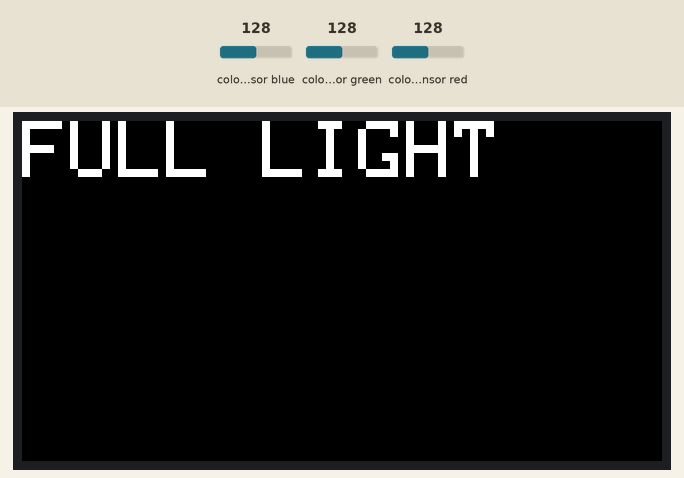
The sketch below on a simulated ESP32. On the bench: 320×170 colour display. The inputs (shaded band) are chosen by the test bench; at power-on: colour sensor blue 128, colour sensor green 128, colour sensor red 128. What the sketch prints to the serial monitor is not drawn.

Above: at 0.3 s.

The sketch:

light_level_exploration.ino
```cpp
// Acknowledgments

// Creator: Anany Sharma at the University of Florida working under NSF grant. 2405373

// This material is based upon work supported by the National Science Foundation under Grant No. 2405373.
// Any opinions, findings, and conclusions or recommendations expressed in this material are those of the authors and do not necessarily reflect the views of the National Science Foundation.


// Importing the necessary libraries
#include "Adafruit_APDS9960.h"
#include <Adafruit_GFX.h>    // Core graphics library
#include <Adafruit_ST7789.h> // Hardware-specific library for ST7789

#define TFT_CS   33  // Chip Select control pin
#define TFT_DC    25  // Data/Command select pin
#define TFT_RST   26  // Reset pin (or connect to RST, see below)

#define BLACK   0x0000
#define WHITE   0xFFFF
#define BLUE    0x001F
#define GREEN   0x07E0
#define RED     0xF800

//GyverOLED<SSH1106_128x64> display;
Adafruit_ST7789 tft = Adafruit_ST7789(TFT_CS, TFT_DC, TFT_RST);

Adafruit_APDS9960 apds;

void setup() {

  Serial.begin(115200);
  tft.init(170,320);
  tft.setRotation(3);
  tft.fillScreen(BLACK);


  if(!apds.begin()){
    Serial.println("failed to initialize device! Please check your wiring.");
  }
  else Serial.println("Device initialized!");

  //enable color sensing mode
  apds.enableColor(true);
}
int currentDisplayedLightState = -1; // Use -1 to indicate no state is initially displayed

void loop() {
  uint16_t r, g, b, c;

  // Wait for color data to be ready
  while (!apds.colorDataReady()) {
    delay(5);
  }

  apds.getColorData(&r, &g, &b, &c);

  float r_norm = (float)r / c;
  float g_norm = (float)g / c;
  float b_norm = (float)b / c;

if (c > 0) {
    // Normalizing r, g, b values by c (clear light)
    // Significance: Normalization removes the influence of overall light intensity.
    // This allows us to focus on the color ratios, which are more stable
    // regardless of how bright or dim the light source is.
    // For example, a pure red object will have a similar r_norm/g_norm/b_norm ratio
    // whether illuminated by a bright or dim light.
    Serial.print("Normalized R: "); Serial.print(r_norm, 4); Serial.print(", ");
    Serial.print("Normalized G: "); Serial.print(g_norm, 4); Serial.print(", ");
    Serial.print("Normalized B: "); Serial.print(b_norm, 4); Serial.print(", ");
    Serial.print("Clear Light Intensity Readings(C):"); Serial.print(c, 4);
    Serial.println();
} else {
    Serial.println("c=0 - Very low light state, normalization not meaningful."); // Indicate very low light state
}


  // --- Determine the current light state based on c ---
  // We'll use integers to represent the states:
  // 0: DARK (< 3)
  // 1: MEDIUM LIGHT (3 to 9)
  // 2: FULL LIGHT (>= 10)
  int newLightState;

  if (c < 3) {
    newLightState = 0; // DARK
  } else if (c >= 3 && c < 10) {
    newLightState = 1; // MEDIUM LIGHT
  } else {
    newLightState = 2; // FULL LIGHT
  }


  // --- Check if the displayed state needs to be updated ---
  if (newLightState != currentDisplayedLightState) {
    // The light state has changed, update the display

    // First, clear the area where the previous text was displayed.
    tft.fillRect(0, 0, tft.width(), 35, BLACK);
    tft.setTextSize(4);
    tft.setTextColor(WHITE);
    tft.setCursor(0, 0);

    // Print the message corresponding to the new state
    switch (newLightState) {
      case 0:
        tft.println("DARK");
        break;
      case 1:
        tft.println("MEDIUM LIGHT");
        break;
      case 2:
        tft.println("FULL LIGHT");
        break;
    }

    // Update the global variable to remember the state we just displayed
    currentDisplayedLightState = newLightState;
  }

  // Small delay is fine here as the display update is conditional
  delay(1);
}
```
